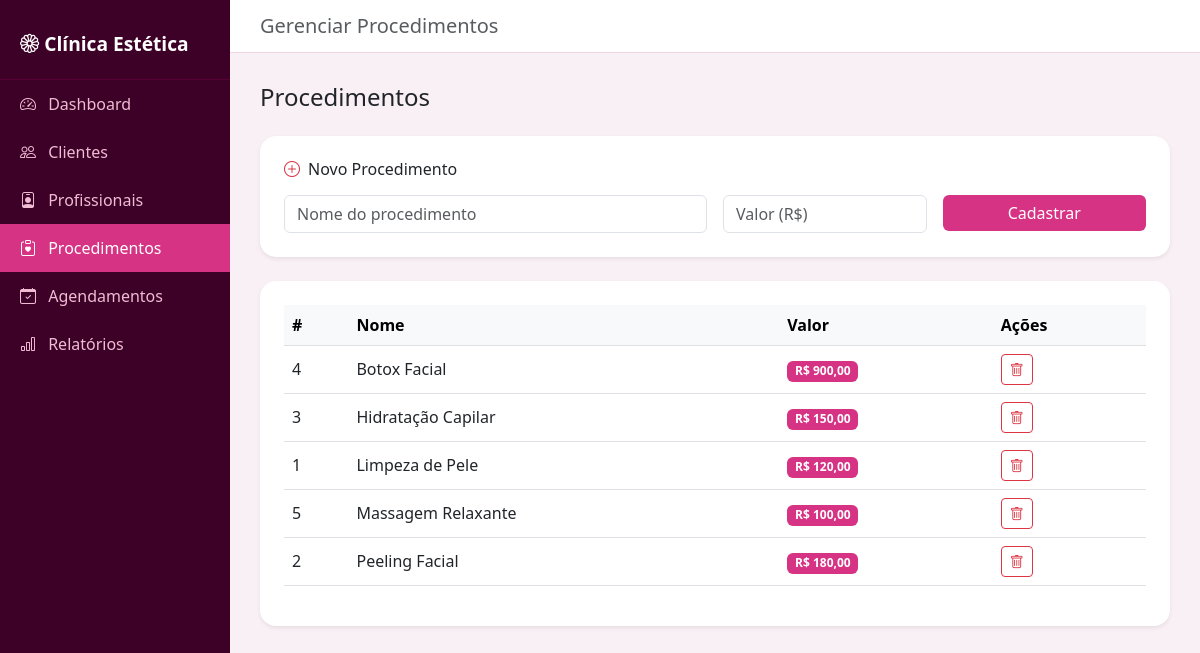
Screenshot of /ClinicaEstetica/pages/procedimentos.php with the database file from the repository.
### tables this page shows
create table procedimento (
    id_procedimento int primary key auto_increment,
    nome varchar(100),
    valor decimal(10,2)
);

### ClinicaEstetica/pages/procedimentos.php (the view, shortened to what this page needs)
<?php
require_once '../conexao.php';
?>
<!DOCTYPE html>
<html lang="pt-br">
<head>
    <link href="https://cdn.jsdelivr.net/npm/bootstrap@5.3.0/dist/css/bootstrap.min.css" rel="stylesheet">
    <link href="https://cdn.jsdelivr.net/npm/bootstrap-icons@1.10.5/font/bootstrap-icons.css" rel="stylesheet">
    <link href="../css/style.css" rel="stylesheet">
</head>
<body>
<div class="sidebar">
    <div class="logo"><i class="bi bi-flower1"></i> Clínica Estética</div>
    <a href="dashboard.php"><i class="bi bi-speedometer2"></i> Dashboard</a>
    <a href="clientes.php"><i class="bi bi-people"></i> Clientes</a>
    <a href="profissionais.php"><i class="bi bi-person-badge"></i> Profissionais</a>
    <a href="procedimentos.php" class="active"><i class="bi bi-clipboard-heart"></i> Procedimentos</a>
    <a href="agendamentos.php"><i class="bi bi-calendar-check"></i> Agendamentos</a>
    <a href="relatorios.php"><i class="bi bi-bar-chart"></i> Relatórios</a>
</div>
<div class="topbar"><h5 class="mb-0 text-muted">Gerenciar Procedimentos</h5></div>
<div class="conteudo">
    <h4 class="mb-4">Procedimentos</h4>
    <div class="card border-0 shadow-sm rounded-4 mb-4">
        <div class="card-body p-4">
            <h6 class="mb-3"><i class="bi bi-plus-circle me-2 text-danger"></i>Novo Procedimento</h6>
            <form method="POST">
                <div class="row g-3">
                    <div class="col-md-6">
                        <input type="text" name="nome" class="form-control" placeholder="Nome do procedimento" required>
                    </div>
                    <div class="col-md-3">
                        <input type="number" step="0.01" name="valor" class="form-control" placeholder="Valor (R$)" required>
                    </div>
                    <div class="col-md-3">
                        <button type="submit" class="btn btn-rosa w-100">Cadastrar</button>
                    </div>
                </div>
            </form>
        </div>
    </div>
    <div class="card border-0 shadow-sm rounded-4">
        <div class="card-body p-4">
            <table class="table table-hover align-middle">
                <thead class="table-light">
                    <tr><th>#</th><th>Nome</th><th>Valor</th><th>Ações</th></tr>
                </thead>
                <tbody>
                <?php foreach ($pdo->query("SELECT * FROM procedimento ORDER BY nome")->fetchAll(PDO::FETCH_ASSOC) as $pr): ?>
                    <tr>
                        <td><?= $pr['id_procedimento'] ?></td>
                        <td><?= htmlspecialchars($pr['nome']) ?></td>
                        <td><span class="badge badge-rosa">R$ <?= number_format($pr['valor'], 2, ',', '.') ?></span></td>
                        <td>
                            <a href="?excluir=<?= $pr['id_procedimento'] ?>" class="btn btn-sm btn-outline-danger"
                               onclick="return confirmarExclusao('Excluir este procedimento?')">
                               <i class="bi bi-trash"></i>
                            </a>
                        </td>
                    </tr>
                <?php endforeach; ?>
                </tbody>
            </table>
        </div>
    </div>
</div>
</body>
</html>

### ClinicaEstetica/css/style.css (style rules this page uses)
:root { --rosa: #d63384; --rosa-hover: #b5276d; --rosa-claro: #f8d7e3; --sidebar-bg: #3d0026; --sidebar-border: #5a0038; --sidebar-link: #f0bcd4; --body-bg: #f9f0f5; }
body { background: var(--body-bg); font-family: 'Segoe UI', sans-serif; }
.sidebar { min-height: 100vh; background: var(--sidebar-bg); width: 230px; position: fixed; top: 0; left: 0; padding-top: 20px; z-index: 100; }
.sidebar .logo { color: #fff; font-size: 1.2rem; font-weight: bold; padding: 10px 20px 20px; border-bottom: 1px solid var(--sidebar-border); }
.sidebar a { color: var(--sidebar-link); text-decoration: none; display: block; padding: 12px 20px; transition: background 0.2s; }
.sidebar a:hover, .sidebar a.active { background: var(--rosa); color: #fff; }
.sidebar a i { margin-right: 8px; }
.topbar { background: #fff; padding: 14px 30px; margin-left: 230px; border-bottom: 1px solid #f0d6e4; position: sticky; top: 0; z-index: 99; }
.conteudo { margin-left: 230px; padding: 30px; }
.btn-rosa { background: var(--rosa); color: #fff; border: none; }
.badge-rosa { background: var(--rosa); color: #fff; }

### rows the page displays
procedimento: id_procedimento "4", nome "Botox Facial", valor "900,00"
procedimento: id_procedimento "3", nome "Hidratação Capilar", valor "150,00"
procedimento: id_procedimento "1", nome "Limpeza de Pele", valor "120,00"
procedimento: id_procedimento "5", nome "Massagem Relaxante", valor "100,00"
procedimento: id_procedimento "2", nome "Peeling Facial", valor "180,00"
